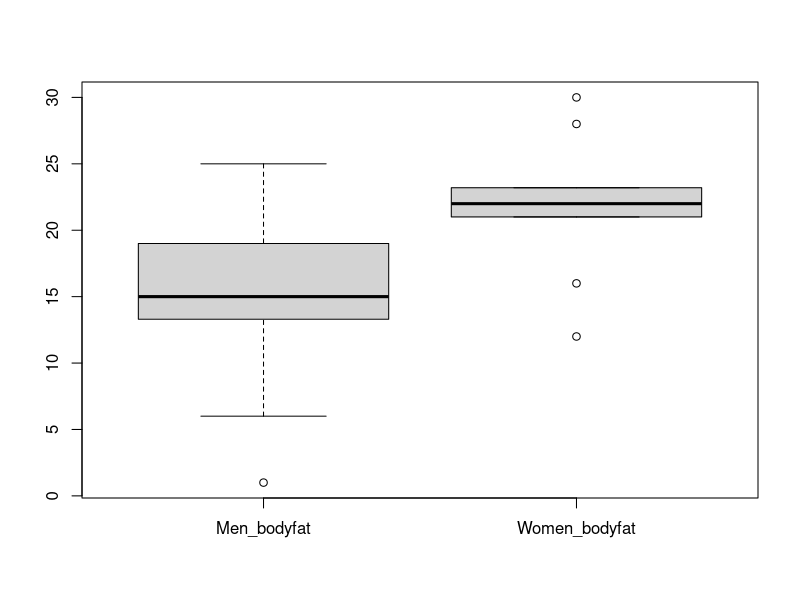
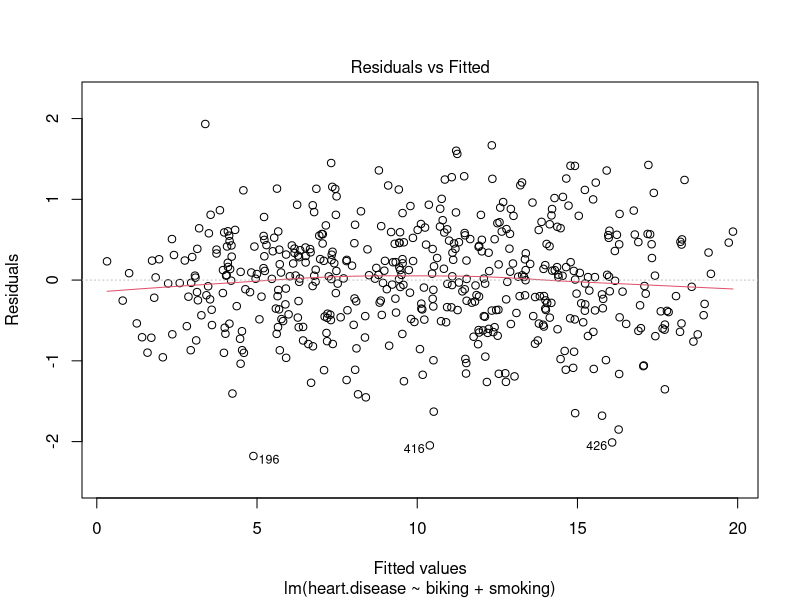

Reproduce these figures in R, in order.
#Two sample t test
Men_bodyfat <- c(13.3,6,20,8,14,19,18,25,16,24,15,1,15)
Women_bodyfat <- c(22,16,21.7,21,30,12,23.2,28,23)

#Count, mean and standard deviation
#Men 
length(Men_bodyfat) 
mean(Men_bodyfat) 
sd(Men_bodyfat) 
#Women
length(Women_bodyfat) 
mean(Women_bodyfat) 
sd(Women_bodyfat) 

# combine two vectors using cbind 
 #calculate max length of vectors
max_length <- max(length(Men_bodyfat), length(Women_bodyfat))

#set length of each vector equal to max length
length(Men_bodyfat) <- max_length                      
length(Women_bodyfat) <- max_length

bodyfat_data=cbind(Men_bodyfat,Women_bodyfat) 
bodyfat_data
  
# boxplot 
boxplot(bodyfat_data,beside=T) 

# Shapiro-Wilk normality test for Men's body fat
shapiro.test(Men_bodyfat)

# Shapiro-Wilk normality test for Women's body fat
shapiro.test(Women_bodyfat)

#Equal variance test
var.test(Men_bodyfat, Women_bodyfat)

#Two sample t-test
t.test(Men_bodyfat, Women_bodyfat, var.equal = TRUE)

#Loading heart data
heart_data <-read.table("heart_data.txt",header =TRUE,sep="\t", fill = TRUE)
head(heart_data)

model <- lm(heart.disease ~ biking + smoking, data = heart_data)
summary(model)

#Use a residual plot to test the linearity and homoskedasticity (equal variance) assumptions.
plot(model, which=1)
